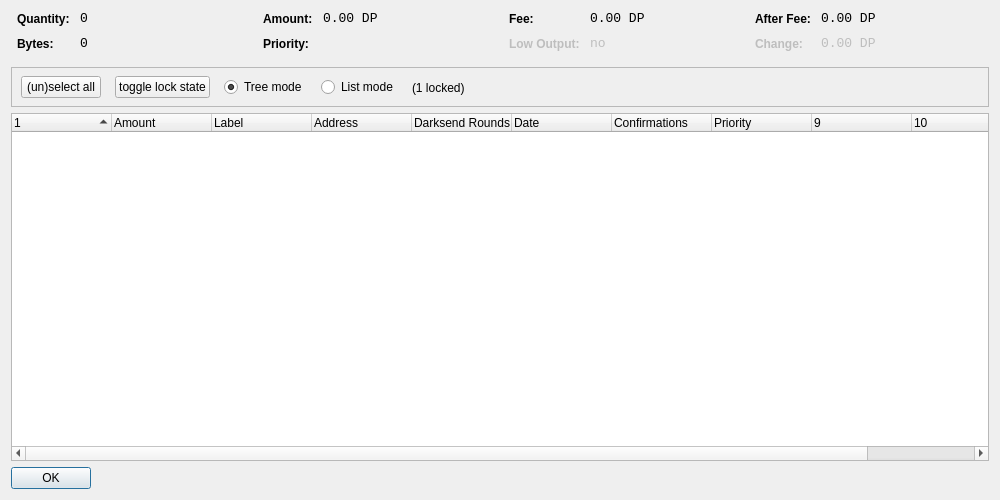
<?xml version="1.0" encoding="UTF-8"?>
<ui version="4.0">
 <class>CoinControlDialog</class>
 <widget class="QDialog" name="CoinControlDialog">
  <property name="geometry">
   <rect>
    <x>0</x>
    <y>0</y>
    <width>1000</width>
    <height>500</height>
   </rect>
  </property>
  <property name="windowTitle">
   <string>Coin Control</string>
  </property>
  <layout class="QVBoxLayout" name="verticalLayout">
   <item>
    <layout class="QHBoxLayout" name="horizontalLayoutTop" stretch="0,0,0,0">
     <property name="topMargin">
      <number>0</number>
     </property>
     <property name="bottomMargin">
      <number>10</number>
     </property>
     <item>
      <layout class="QFormLayout" name="formLayoutCoinControl1">
       <property name="horizontalSpacing">
        <number>10</number>
       </property>
       <property name="verticalSpacing">
        <number>10</number>
       </property>
       <property name="leftMargin">
        <number>6</number>
       </property>
       <property name="rightMargin">
        <number>6</number>
       </property>
       <item row="0" column="0">
        <widget class="QLabel" name="labelCoinControlQuantityText">
         <property name="styleSheet">
          <string notr="true">font-weight:bold;</string>
         </property>
         <property name="text">
          <string>Quantity:</string>
         </property>
        </widget>
       </item>
       <item row="0" column="1">
        <widget class="QLabel" name="labelCoinControlQuantity">
         <property name="font">
          <font>
           <family>Monospace</family>
           <pointsize>10</pointsize>
          </font>
         </property>
         <property name="cursor">
          <cursorShape>IBeamCursor</cursorShape>
         </property>
         <property name="contextMenuPolicy">
          <enum>Qt::ActionsContextMenu</enum>
         </property>
         <property name="text">
          <string notr="true">0</string>
         </property>
         <property name="textInteractionFlags">
          <set>Qt::LinksAccessibleByMouse|Qt::TextSelectableByKeyboard|Qt::TextSelectableByMouse</set>
         </property>
        </widget>
       </item>
       <item row="1" column="0">
        <widget class="QLabel" name="labelCoinControlBytesText">
         <property name="styleSheet">
          <string notr="true">font-weight:bold;</string>
         </property>
         <property name="text">
          <string>Bytes:</string>
         </property>
        </widget>
       </item>
       <item row="1" column="1">
        <widget class="QLabel" name="labelCoinControlBytes">
         <property name="font">
          <font>
           <family>Monospace</family>
           <pointsize>10</pointsize>
          </font>
         </property>
         <property name="cursor">
          <cursorShape>IBeamCursor</cursorShape>
         </property>
         <property name="contextMenuPolicy">
          <enum>Qt::ActionsContextMenu</enum>
         </property>
         <property name="text">
          <string notr="true">0</string>
         </property>
         <property name="textInteractionFlags">
          <set>Qt::LinksAccessibleByMouse|Qt::TextSelectableByKeyboard|Qt::TextSelectableByMouse</set>
         </property>
        </widget>
       </item>
      </layout>
     </item>
     <item>
      <layout class="QFormLayout" name="formLayoutCoinControl2">
       <property name="horizontalSpacing">
        <number>10</number>
       </property>
       <property name="verticalSpacing">
        <number>10</number>
       </property>
       <property name="leftMargin">
        <number>6</number>
       </property>
       <property name="rightMargin">
        <number>6</number>
       </property>
       <item row="0" column="0">
        <widget class="QLabel" name="labelCoinControlAmountText">
         <property name="styleSheet">
          <string notr="true">font-weight:bold;</string>
         </property>
         <property name="text">
          <string>Amount:</string>
         </property>
        </widget>
       </item>
       <item row="0" column="1">
        <widget class="QLabel" name="labelCoinControlAmount">
         <property name="font">
          <font>
           <family>Monospace</family>
           <pointsize>10</pointsize>
          </font>
         </property>
         <property name="cursor">
          <cursorShape>IBeamCursor</cursorShape>
         </property>
         <property name="contextMenuPolicy">
          <enum>Qt::ActionsContextMenu</enum>
         </property>
         <property name="text">
          <string notr="true">0.00 DP</string>
         </property>
         <property name="textInteractionFlags">
          <set>Qt::LinksAccessibleByMouse|Qt::TextSelectableByKeyboard|Qt::TextSelectableByMouse</set>
         </property>
        </widget>
       </item>
       <item row="1" column="0">
        <widget class="QLabel" name="labelCoinControlPriorityText">
         <property name="styleSheet">
          <string notr="true">font-weight:bold;</string>
         </property>
         <property name="text">
          <string>Priority:</string>
         </property>
        </widget>
       </item>
       <item row="1" column="1">
        <widget class="QLabel" name="labelCoinControlPriority">
         <property name="font">
          <font>
           <family>Monospace</family>
           <pointsize>10</pointsize>
          </font>
         </property>
         <property name="cursor">
          <cursorShape>IBeamCursor</cursorShape>
         </property>
         <property name="contextMenuPolicy">
          <enum>Qt::ActionsContextMenu</enum>
         </property>
         <property name="text">
          <string/>
         </property>
         <property name="textInteractionFlags">
          <set>Qt::LinksAccessibleByMouse|Qt::TextSelectableByKeyboard|Qt::TextSelectableByMouse</set>
         </property>
        </widget>
       </item>
      </layout>
     </item>
     <item>
      <layout class="QFormLayout" name="formLayoutCoinControl3">
       <property name="horizontalSpacing">
        <number>10</number>
       </property>
       <property name="verticalSpacing">
        <number>10</number>
       </property>
       <property name="leftMargin">
        <number>6</number>
       </property>
       <property name="rightMargin">
        <number>6</number>
       </property>
       <item row="0" column="0">
        <widget class="QLabel" name="labelCoinControlFeeText">
         <property name="styleSheet">
          <string notr="true">font-weight:bold;</string>
         </property>
         <property name="text">
          <string>Fee:</string>
         </property>
        </widget>
       </item>
       <item row="0" column="1">
        <widget class="QLabel" name="labelCoinControlFee">
         <property name="font">
          <font>
           <family>Monospace</family>
           <pointsize>10</pointsize>
          </font>
         </property>
         <property name="cursor">
          <cursorShape>IBeamCursor</cursorShape>
         </property>
         <property name="contextMenuPolicy">
          <enum>Qt::ActionsContextMenu</enum>
         </property>
         <property name="text">
          <string notr="true">0.00 DP</string>
         </property>
         <property name="textInteractionFlags">
          <set>Qt::LinksAccessibleByMouse|Qt::TextSelectableByKeyboard|Qt::TextSelectableByMouse</set>
         </property>
        </widget>
       </item>
       <item row="1" column="0">
        <widget class="QLabel" name="labelCoinControlLowOutputText">
         <property name="enabled">
          <bool>false</bool>
         </property>
         <property name="styleSheet">
          <string notr="true">font-weight:bold;</string>
         </property>
         <property name="text">
          <string>Low Output:</string>
         </property>
        </widget>
       </item>
       <item row="1" column="1">
        <widget class="QLabel" name="labelCoinControlLowOutput">
         <property name="enabled">
          <bool>false</bool>
         </property>
         <property name="font">
          <font>
           <family>Monospace</family>
           <pointsize>10</pointsize>
          </font>
         </property>
         <property name="cursor">
          <cursorShape>IBeamCursor</cursorShape>
         </property>
         <property name="contextMenuPolicy">
          <enum>Qt::ActionsContextMenu</enum>
         </property>
         <property name="text">
          <string notr="true">no</string>
         </property>
         <property name="textInteractionFlags">
          <set>Qt::LinksAccessibleByMouse|Qt::TextSelectableByKeyboard|Qt::TextSelectableByMouse</set>
         </property>
        </widget>
       </item>
      </layout>
     </item>
     <item>
      <layout class="QFormLayout" name="formLayoutCoinControl4">
       <property name="horizontalSpacing">
        <number>10</number>
       </property>
       <property name="verticalSpacing">
        <number>10</number>
       </property>
       <property name="leftMargin">
        <number>6</number>
       </property>
       <property name="rightMargin">
        <number>6</number>
       </property>
       <item row="0" column="0">
        <widget class="QLabel" name="labelCoinControlAfterFeeText">
         <property name="styleSheet">
          <string notr="true">font-weight:bold;</string>
         </property>
         <property name="text">
          <string>After Fee:</string>
         </property>
        </widget>
       </item>
       <item row="0" column="1">
        <widget class="QLabel" name="labelCoinControlAfterFee">
         <property name="font">
          <font>
           <family>Monospace</family>
           <pointsize>10</pointsize>
          </font>
         </property>
         <property name="cursor">
          <cursorShape>IBeamCursor</cursorShape>
         </property>
         <property name="contextMenuPolicy">
          <enum>Qt::ActionsContextMenu</enum>
         </property>
         <property name="text">
          <string notr="true">0.00 DP</string>
         </property>
         <property name="textInteractionFlags">
          <set>Qt::LinksAccessibleByMouse|Qt::TextSelectableByKeyboard|Qt::TextSelectableByMouse</set>
         </property>
        </widget>
       </item>
       <item row="1" column="0">
        <widget class="QLabel" name="labelCoinControlChangeText">
         <property name="enabled">
          <bool>false</bool>
         </property>
         <property name="styleSheet">
          <string notr="true">font-weight:bold;</string>
         </property>
         <property name="text">
          <string>Change:</string>
         </property>
        </widget>
       </item>
       <item row="1" column="1">
        <widget class="QLabel" name="labelCoinControlChange">
         <property name="enabled">
          <bool>false</bool>
         </property>
         <property name="font">
          <font>
           <family>Monospace</family>
           <pointsize>10</pointsize>
          </font>
         </property>
         <property name="cursor">
          <cursorShape>IBeamCursor</cursorShape>
         </property>
         <property name="contextMenuPolicy">
          <enum>Qt::ActionsContextMenu</enum>
         </property>
         <property name="text">
          <string notr="true">0.00 DP</string>
         </property>
         <property name="textInteractionFlags">
          <set>Qt::LinksAccessibleByMouse|Qt::TextSelectableByKeyboard|Qt::TextSelectableByMouse</set>
         </property>
        </widget>
       </item>
      </layout>
     </item>
    </layout>
   </item>
   <item>
    <widget class="QFrame" name="frame">
     <property name="minimumSize">
      <size>
       <width>0</width>
       <height>40</height>
      </size>
     </property>
     <property name="frameShape">
      <enum>QFrame::StyledPanel</enum>
     </property>
     <property name="frameShadow">
      <enum>QFrame::Sunken</enum>
     </property>
     <widget class="QWidget" name="horizontalLayoutWidget">
      <property name="geometry">
       <rect>
        <x>10</x>
        <y>0</y>
        <width>781</width>
        <height>41</height>
       </rect>
      </property>
      <layout class="QHBoxLayout" name="horizontalLayoutPanel" stretch="0,0,0,0,0">
       <property name="spacing">
        <number>14</number>
       </property>
       <item>
        <widget class="QPushButton" name="pushButtonSelectAll">
         <property name="sizePolicy">
          <sizepolicy hsizetype="Maximum" vsizetype="Fixed">
           <horstretch>0</horstretch>
           <verstretch>0</verstretch>
          </sizepolicy>
         </property>
         <property name="text">
          <string>(un)select all</string>
         </property>
        </widget>
       </item>
        <item>
         <widget class="QPushButton" name="pushButtonToggleLock">
          <property name="sizePolicy">
           <sizepolicy hsizetype="Maximum" vsizetype="Fixed">
            <horstretch>0</horstretch>
            <verstretch>0</verstretch>
           </sizepolicy>
          </property>
          <property name="text">
           <string>toggle lock state</string>
          </property>
          <property name="autoDefault">
           <bool>false</bool>
          </property>
         </widget>
        </item>
       <item>
        <widget class="QRadioButton" name="radioTreeMode">
         <property name="sizePolicy">
          <sizepolicy hsizetype="Maximum" vsizetype="Fixed">
           <horstretch>0</horstretch>
           <verstretch>0</verstretch>
          </sizepolicy>
         </property>
         <property name="text">
          <string>Tree mode</string>
         </property>
         <property name="checked">
          <bool>true</bool>
         </property>
        </widget>
       </item>
       <item>
        <widget class="QRadioButton" name="radioListMode">
         <property name="sizePolicy">
          <sizepolicy hsizetype="Maximum" vsizetype="Fixed">
           <horstretch>0</horstretch>
           <verstretch>0</verstretch>
          </sizepolicy>
         </property>
         <property name="text">
          <string>List mode</string>
         </property>
        </widget>
       </item>
        <item>
         <widget class="QLabel" name="labelLocked">
          <property name="text">
           <string>(1 locked)</string>
          </property>
         </widget>
        </item>
       <item>
        <spacer name="horizontalSpacer">
         <property name="orientation">
          <enum>Qt::Horizontal</enum>
         </property>
         <property name="sizeHint" stdset="0">
          <size>
           <width>40</width>
           <height>20</height>
          </size>
         </property>
        </spacer>
       </item>
      </layout>
     </widget>
    </widget>
   </item>
   <item>
    <widget class="CoinControlTreeWidget" name="treeWidget">
     <property name="contextMenuPolicy">
      <enum>Qt::CustomContextMenu</enum>
     </property>
     <property name="sortingEnabled">
      <bool>false</bool>
     </property>
     <property name="columnCount">
      <number>11</number>
     </property>
     <attribute name="headerShowSortIndicator" stdset="0">
      <bool>true</bool>
     </attribute>
     <attribute name="headerStretchLastSection">
      <bool>false</bool>
     </attribute>
     <column>
      <property name="text">
       <string/>
      </property>
     </column>
     <column>
      <property name="text">
       <string>Amount</string>
      </property>
     </column>
     <column>
      <property name="text">
       <string>Label</string>
      </property>
     </column>
     <column>
      <property name="text">
       <string>Address</string>
      </property>
     </column>
     <column>
      <property name="text">
       <string>Darksend Rounds</string>
      </property>
    </column>
     <column>
      <property name="text">
       <string>Date</string>
      </property>
     </column>
     <column>
      <property name="text">
       <string>Confirmations</string>
      </property>
      <property name="toolTip">
       <string>Confirmed</string>
      </property>
     </column>
     <column>
      <property name="text">
       <string>Priority</string>
      </property>
     </column>
     <column>
      <property name="text">
       <string/>
      </property>
     </column>
     <column>
      <property name="text">
       <string/>
      </property>
     </column>
     <column>
      <property name="text">
       <string/>
      </property>
     </column>
     <column>
      <property name="text">
       <string/>
      </property>
     </column>
    </widget>
   </item>
   <item>
    <widget class="QDialogButtonBox" name="buttonBox">
     <property name="sizePolicy">
      <sizepolicy hsizetype="Maximum" vsizetype="Fixed">
       <horstretch>0</horstretch>
       <verstretch>0</verstretch>
      </sizepolicy>
     </property>
     <property name="orientation">
      <enum>Qt::Horizontal</enum>
     </property>
     <property name="standardButtons">
      <set>QDialogButtonBox::Ok</set>
     </property>
    </widget>
   </item>
  </layout>
 </widget>
 <customwidgets>
  <customwidget>
   <class>CoinControlTreeWidget</class>
   <extends>QTreeWidget</extends>
   <header>coincontroltreewidget.h</header>
  </customwidget>
 </customwidgets>
 <resources/>
 <connections/>
</ui>
